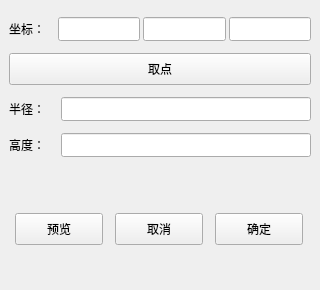
<?xml version="1.0" encoding="UTF-8"?>
<ui version="4.0">
 <class>CreateCylinderWgtContent</class>
 <widget class="QWidget" name="CreateCylinderWgtContent">
  <property name="geometry">
   <rect>
    <x>0</x>
    <y>0</y>
    <width>320</width>
    <height>290</height>
   </rect>
  </property>
  <property name="windowTitle">
   <string>Widget</string>
  </property>
  <layout class="QVBoxLayout" name="verticalLayout">
   <property name="spacing">
    <number>12</number>
   </property>
   <property name="leftMargin">
    <number>0</number>
   </property>
   <property name="rightMargin">
    <number>0</number>
   </property>
   <property name="bottomMargin">
    <number>6</number>
   </property>
   <item>
    <layout class="QHBoxLayout" name="horizontalLayout">
     <property name="spacing">
      <number>3</number>
     </property>
     <property name="leftMargin">
      <number>9</number>
     </property>
     <property name="topMargin">
      <number>6</number>
     </property>
     <property name="rightMargin">
      <number>9</number>
     </property>
     <item>
      <widget class="QLabel" name="coordLab">
       <property name="minimumSize">
        <size>
         <width>46</width>
         <height>0</height>
        </size>
       </property>
       <property name="maximumSize">
        <size>
         <width>16777215</width>
         <height>28</height>
        </size>
       </property>
       <property name="text">
        <string>坐标：</string>
       </property>
      </widget>
     </item>
     <item>
      <widget class="QLineEdit" name="coorXLinEdit">
       <property name="minimumSize">
        <size>
         <width>70</width>
         <height>24</height>
        </size>
       </property>
      </widget>
     </item>
     <item>
      <widget class="QLineEdit" name="coorYLinEdit">
       <property name="minimumSize">
        <size>
         <width>70</width>
         <height>24</height>
        </size>
       </property>
      </widget>
     </item>
     <item>
      <widget class="QLineEdit" name="coorZLinEdit">
       <property name="minimumSize">
        <size>
         <width>70</width>
         <height>24</height>
        </size>
       </property>
      </widget>
     </item>
    </layout>
   </item>
   <item>
    <layout class="QFormLayout" name="formLayout">
     <property name="fieldGrowthPolicy">
      <enum>QFormLayout::ExpandingFieldsGrow</enum>
     </property>
     <property name="horizontalSpacing">
      <number>8</number>
     </property>
     <property name="verticalSpacing">
      <number>12</number>
     </property>
     <property name="leftMargin">
      <number>9</number>
     </property>
     <property name="rightMargin">
      <number>9</number>
     </property>
     <item row="1" column="0">
      <widget class="QLabel" name="radiusLab">
       <property name="text">
        <string>半径：</string>
       </property>
      </widget>
     </item>
     <item row="1" column="1">
      <widget class="QLineEdit" name="radiusLinEdit">
       <property name="minimumSize">
        <size>
         <width>219</width>
         <height>24</height>
        </size>
       </property>
      </widget>
     </item>
     <item row="2" column="0">
      <widget class="QLabel" name="heigLab">
       <property name="minimumSize">
        <size>
         <width>44</width>
         <height>0</height>
        </size>
       </property>
       <property name="text">
        <string>高度：</string>
       </property>
      </widget>
     </item>
     <item row="2" column="1">
      <widget class="QLineEdit" name="heigLinEdit">
       <property name="minimumSize">
        <size>
         <width>219</width>
         <height>24</height>
        </size>
       </property>
      </widget>
     </item>
     <item row="0" column="0" colspan="2">
      <widget class="QPushButton" name="fetchPtBtn">
       <property name="minimumSize">
        <size>
         <width>269</width>
         <height>32</height>
        </size>
       </property>
       <property name="text">
        <string>取点</string>
       </property>
      </widget>
     </item>
    </layout>
   </item>
   <item>
    <widget class="QWidget" name="bottomWgt" native="true">
     <property name="minimumSize">
      <size>
       <width>320</width>
       <height>0</height>
      </size>
     </property>
     <property name="maximumSize">
      <size>
       <width>320</width>
       <height>16777215</height>
      </size>
     </property>
     <layout class="QHBoxLayout" name="horizontalLayout_2">
      <item>
       <widget class="QPushButton" name="previewBtn">
        <property name="minimumSize">
         <size>
          <width>88</width>
          <height>32</height>
         </size>
        </property>
        <property name="maximumSize">
         <size>
          <width>88</width>
          <height>16777215</height>
         </size>
        </property>
        <property name="text">
         <string>预览</string>
        </property>
       </widget>
      </item>
      <item>
       <widget class="QPushButton" name="cancelBtn">
        <property name="minimumSize">
         <size>
          <width>88</width>
          <height>32</height>
         </size>
        </property>
        <property name="maximumSize">
         <size>
          <width>88</width>
          <height>16777215</height>
         </size>
        </property>
        <property name="focusPolicy">
         <enum>Qt::StrongFocus</enum>
        </property>
        <property name="text">
         <string>取消</string>
        </property>
       </widget>
      </item>
      <item>
       <widget class="QPushButton" name="confrimBtn">
        <property name="minimumSize">
         <size>
          <width>88</width>
          <height>32</height>
         </size>
        </property>
        <property name="maximumSize">
         <size>
          <width>88</width>
          <height>16777215</height>
         </size>
        </property>
        <property name="text">
         <string>确定</string>
        </property>
       </widget>
      </item>
     </layout>
    </widget>
   </item>
  </layout>
 </widget>
 <resources/>
 <connections/>
</ui>
